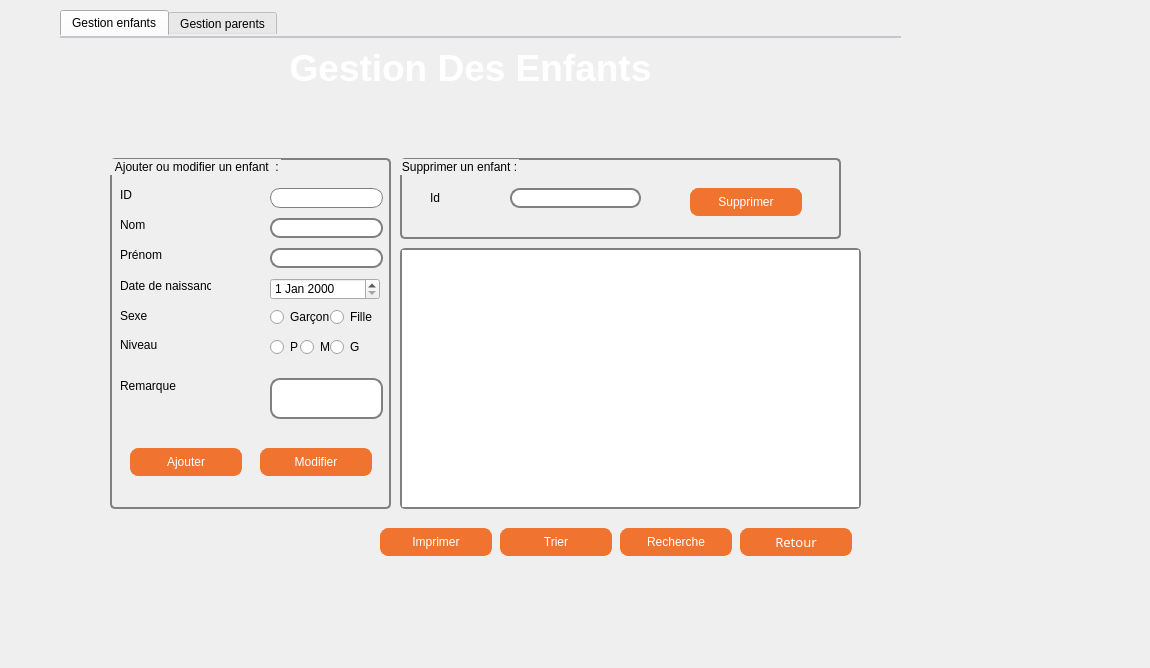
<?xml version="1.0" encoding="UTF-8"?>
<ui version="4.0">
 <class>Dialog4</class>
 <widget class="QDialog" name="Dialog4">
  <property name="geometry">
   <rect>
    <x>0</x>
    <y>0</y>
    <width>1150</width>
    <height>668</height>
   </rect>
  </property>
  <property name="windowTitle">
   <string>Dialog</string>
  </property>
  <widget class="QTabWidget" name="tabWidget">
   <property name="geometry">
    <rect>
     <x>60</x>
     <y>10</y>
     <width>841</width>
     <height>561</height>
    </rect>
   </property>
   <property name="styleSheet">
    <string notr="true">

 QTabWidget::pane { /* The tab widget frame */
     border-top: 2px solid #C2C7CB;
 }
 </string>
   </property>
   <property name="currentIndex">
    <number>0</number>
   </property>
   <widget class="QWidget" name="tab">
    <attribute name="title">
     <string>Gestion enfants</string>
    </attribute>
    <widget class="QPushButton" name="Trier_Enfant">
     <property name="geometry">
      <rect>
       <x>440</x>
       <y>490</y>
       <width>112</width>
       <height>28</height>
      </rect>
     </property>
     <property name="styleSheet">
      <string notr="true">QPushButton {
	font: 10pt &quot;Tw Cen MT Condensed Extra Bold&quot;;

color: white;
background-color: #f0742f; 
border-width: 1px;
border-color: #f0742f;
border-style: solid;
border-radius: 8;
padding: 3px;
padding-left: 5px;
padding-right: 5px;
min-width: 100px;
max-width: 100px;
min-height: 20px;
max-height: 20px;
}

QPushButton:hover
{
color :black;
}</string>
     </property>
     <property name="text">
      <string>Trier</string>
     </property>
    </widget>
    <widget class="QGroupBox" name="groupBox_3">
     <property name="geometry">
      <rect>
       <x>340</x>
       <y>120</y>
       <width>441</width>
       <height>81</height>
      </rect>
     </property>
     <property name="styleSheet">
      <string notr="true"> QGroupBox {
  
     border: 2px solid gray;
     border-radius: 5px;
     margin-top: 1ex; /* leave space at the top for the title */
 }</string>
     </property>
     <property name="title">
      <string>Supprimer un enfant :</string>
     </property>
     <widget class="QLabel" name="label_7">
      <property name="geometry">
       <rect>
        <x>30</x>
        <y>30</y>
        <width>41</width>
        <height>20</height>
       </rect>
      </property>
      <property name="text">
       <string>Id</string>
      </property>
     </widget>
     <widget class="QLineEdit" name="le_id_sup">
      <property name="geometry">
       <rect>
        <x>110</x>
        <y>30</y>
        <width>131</width>
        <height>20</height>
       </rect>
      </property>
      <property name="styleSheet">
       <string notr="true"> QLineEdit {
     border: 2px solid gray;
     border-radius: 10px;
     padding: 0 8px;

 }</string>
      </property>
     </widget>
     <widget class="QPushButton" name="Supprimer_Enfant">
      <property name="geometry">
       <rect>
        <x>290</x>
        <y>30</y>
        <width>112</width>
        <height>28</height>
       </rect>
      </property>
      <property name="styleSheet">
       <string notr="true">QPushButton {
	font: 10pt &quot;Tw Cen MT Condensed Extra Bold&quot;;

color: white;
background-color: #f0742f; 
border-width: 1px;
border-color: #f0742f;
border-style: solid;
border-radius: 8;
padding: 3px;
padding-left: 5px;
padding-right: 5px;
min-width: 100px;
max-width: 100px;
min-height: 20px;
max-height: 20px;
}

QPushButton:hover
{
color :black;
}</string>
      </property>
      <property name="text">
       <string>Supprimer</string>
      </property>
     </widget>
    </widget>
    <widget class="QGroupBox" name="groupBox_5">
     <property name="geometry">
      <rect>
       <x>50</x>
       <y>120</y>
       <width>281</width>
       <height>351</height>
      </rect>
     </property>
     <property name="styleSheet">
      <string notr="true">  
 QGroupBox {
  
     border: 2px solid gray;
     border-radius: 5px;
     margin-top: 1ex; /* leave space at the top for the title */
 }</string>
     </property>
     <property name="title">
      <string> Ajouter ou modifier un enfant  :</string>
     </property>
     <widget class="QLabel" name="label_20">
      <property name="geometry">
       <rect>
        <x>10</x>
        <y>30</y>
        <width>47</width>
        <height>14</height>
       </rect>
      </property>
      <property name="styleSheet">
       <string notr="true"> QLineEdit { color: red }</string>
      </property>
      <property name="text">
       <string>ID</string>
      </property>
     </widget>
     <widget class="QLabel" name="label_21">
      <property name="geometry">
       <rect>
        <x>10</x>
        <y>60</y>
        <width>47</width>
        <height>14</height>
       </rect>
      </property>
      <property name="text">
       <string>Nom</string>
      </property>
     </widget>
     <widget class="QLabel" name="label_22">
      <property name="geometry">
       <rect>
        <x>10</x>
        <y>90</y>
        <width>47</width>
        <height>14</height>
       </rect>
      </property>
      <property name="text">
       <string>Prénom</string>
      </property>
     </widget>
     <widget class="QLabel" name="label_23">
      <property name="geometry">
       <rect>
        <x>10</x>
        <y>180</y>
        <width>47</width>
        <height>14</height>
       </rect>
      </property>
      <property name="text">
       <string>Niveau </string>
      </property>
     </widget>
     <widget class="QLineEdit" name="le_idE">
      <property name="geometry">
       <rect>
        <x>160</x>
        <y>30</y>
        <width>113</width>
        <height>20</height>
       </rect>
      </property>
      <property name="styleSheet">
       <string notr="true"> 
QLineEdit{ 
border: 1px solid gray;
border-radius: 10px;
padding: 0 8px;
selection-background-color: darkgray;
font-size: 16px;}</string>
      </property>
     </widget>
     <widget class="QLabel" name="label_24">
      <property name="geometry">
       <rect>
        <x>10</x>
        <y>120</y>
        <width>91</width>
        <height>16</height>
       </rect>
      </property>
      <property name="text">
       <string>Date de naissance</string>
      </property>
     </widget>
     <widget class="QLineEdit" name="le_nomE">
      <property name="geometry">
       <rect>
        <x>160</x>
        <y>60</y>
        <width>113</width>
        <height>20</height>
       </rect>
      </property>
      <property name="styleSheet">
       <string notr="true"> QLineEdit {
     border: 2px solid gray;
     border-radius: 10px;
     padding: 0 8px;
 
 }</string>
      </property>
      <property name="text">
       <string/>
      </property>
     </widget>
     <widget class="QLineEdit" name="le_prenomE">
      <property name="geometry">
       <rect>
        <x>160</x>
        <y>90</y>
        <width>113</width>
        <height>20</height>
       </rect>
      </property>
      <property name="styleSheet">
       <string notr="true"> QLineEdit {
     border: 2px solid gray;
     border-radius: 10px;
     padding: 0 8px;

 }</string>
      </property>
     </widget>
     <widget class="QLabel" name="label_25">
      <property name="geometry">
       <rect>
        <x>10</x>
        <y>220</y>
        <width>61</width>
        <height>16</height>
       </rect>
      </property>
      <property name="text">
       <string>Remarque</string>
      </property>
     </widget>
     <widget class="QLineEdit" name="le_remq">
      <property name="geometry">
       <rect>
        <x>160</x>
        <y>220</y>
        <width>113</width>
        <height>41</height>
       </rect>
      </property>
      <property name="styleSheet">
       <string notr="true"> QLineEdit {
     border: 2px solid gray;
     border-radius: 10px;
     padding: 0 8px;

 }</string>
      </property>
     </widget>
     <widget class="QLabel" name="label_26">
      <property name="geometry">
       <rect>
        <x>10</x>
        <y>150</y>
        <width>91</width>
        <height>16</height>
       </rect>
      </property>
      <property name="text">
       <string>Sexe</string>
      </property>
     </widget>
     <widget class="QRadioButton" name="rad1">
      <property name="geometry">
       <rect>
        <x>160</x>
        <y>150</y>
        <width>61</width>
        <height>18</height>
       </rect>
      </property>
      <property name="styleSheet">
       <string notr="true"> QCheckBox {
     spacing: 5px;
 }</string>
      </property>
      <property name="text">
       <string>Garçon</string>
      </property>
     </widget>
     <widget class="QRadioButton" name="rad2">
      <property name="geometry">
       <rect>
        <x>220</x>
        <y>150</y>
        <width>61</width>
        <height>18</height>
       </rect>
      </property>
      <property name="text">
       <string>Fille</string>
      </property>
     </widget>
     <widget class="QRadioButton" name="rad3">
      <property name="geometry">
       <rect>
        <x>160</x>
        <y>180</y>
        <width>31</width>
        <height>18</height>
       </rect>
      </property>
      <property name="text">
       <string>P</string>
      </property>
     </widget>
     <widget class="QRadioButton" name="rad4">
      <property name="geometry">
       <rect>
        <x>190</x>
        <y>180</y>
        <width>31</width>
        <height>18</height>
       </rect>
      </property>
      <property name="text">
       <string>M</string>
      </property>
     </widget>
     <widget class="QRadioButton" name="rad5">
      <property name="geometry">
       <rect>
        <x>220</x>
        <y>180</y>
        <width>31</width>
        <height>18</height>
       </rect>
      </property>
      <property name="text">
       <string>G</string>
      </property>
     </widget>
     <widget class="QDateEdit" name="la_date">
      <property name="geometry">
       <rect>
        <x>160</x>
        <y>120</y>
        <width>110</width>
        <height>22</height>
       </rect>
      </property>
     </widget>
     <widget class="QPushButton" name="ajouter_enfant">
      <property name="geometry">
       <rect>
        <x>20</x>
        <y>290</y>
        <width>112</width>
        <height>28</height>
       </rect>
      </property>
      <property name="styleSheet">
       <string notr="true">QPushButton {
	font: 10pt &quot;Tw Cen MT Condensed Extra Bold&quot;;

color: white;
background-color: #f0742f; 
border-width: 1px;
border-color: #f0742f;
border-style: solid;
border-radius: 8;
padding: 3px;
padding-left: 5px;
padding-right: 5px;
min-width: 100px;
max-width: 100px;
min-height: 20px;
max-height: 20px;
}

QPushButton:hover
{
color :black;
}</string>
      </property>
      <property name="text">
       <string>Ajouter</string>
      </property>
     </widget>
     <widget class="QPushButton" name="Modifier_Enfant">
      <property name="geometry">
       <rect>
        <x>150</x>
        <y>290</y>
        <width>112</width>
        <height>28</height>
       </rect>
      </property>
      <property name="styleSheet">
       <string notr="true">QPushButton {
	font: 10pt &quot;Tw Cen MT Condensed Extra Bold&quot;;

color: white;
background-color: #f0742f; 
border-width: 1px;
border-color: #f0742f;
border-style: solid;
border-radius: 8;
padding: 3px;
padding-left: 5px;
padding-right: 5px;
min-width: 100px;
max-width: 100px;
min-height: 20px;
max-height: 20px;
}

QPushButton:hover
{
color :black;
}</string>
      </property>
      <property name="text">
       <string>Modifier</string>
      </property>
     </widget>
    </widget>
    <widget class="QTableView" name="tabEnfant">
     <property name="geometry">
      <rect>
       <x>340</x>
       <y>210</y>
       <width>461</width>
       <height>261</height>
      </rect>
     </property>
     <property name="styleSheet">
      <string notr="true">
QTableView {
     
   
       
       border: 2px solid gray;
       border-radius: 5px;
}</string>
     </property>
    </widget>
    <widget class="QLabel" name="label_13">
     <property name="geometry">
      <rect>
       <x>180</x>
       <y>0</y>
       <width>461</width>
       <height>61</height>
      </rect>
     </property>
     <property name="text">
      <string>&lt;html&gt;&lt;head/&gt;&lt;body&gt;&lt;p align=&quot;center&quot;&gt;&lt;span style=&quot; font-size:28pt; font-weight:600; color:#ffffff;&quot;&gt;Gestion Des Enfants&lt;/span&gt;&lt;/p&gt;&lt;/body&gt;&lt;/html&gt;</string>
     </property>
    </widget>
    <widget class="QPushButton" name="retour_2">
     <property name="geometry">
      <rect>
       <x>680</x>
       <y>490</y>
       <width>112</width>
       <height>28</height>
      </rect>
     </property>
     <property name="font">
      <font>
       <family>Tw Cen MT Condensed Extra Bold</family>
       <pointsize>10</pointsize>
       <weight>50</weight>
       <italic>false</italic>
       <bold>false</bold>
      </font>
     </property>
     <property name="toolTip">
      <string>&lt;html&gt;&lt;head/&gt;&lt;body&gt;&lt;p&gt;&lt;span style=&quot; font-weight:600;&quot;&gt;retour&lt;/span&gt;&lt;/p&gt;&lt;/body&gt;&lt;/html&gt;</string>
     </property>
     <property name="styleSheet">
      <string notr="true">QPushButton {
	font: 10pt &quot;Tw Cen MT Condensed Extra Bold&quot;;

color: white;
background-color: #f0742f; 
border-width: 1px;
border-color: #f0742f;
border-style: solid;
border-radius: 8;
padding: 3px;
padding-left: 5px;
padding-right: 5px;
min-width: 100px;
max-width: 100px;
min-height: 20px;
max-height: 20px;
}

QPushButton:hover
{
color :black;
}</string>
     </property>
     <property name="text">
      <string>Retour</string>
     </property>
    </widget>
    <widget class="QPushButton" name="Recherche_Enfant">
     <property name="geometry">
      <rect>
       <x>560</x>
       <y>490</y>
       <width>112</width>
       <height>28</height>
      </rect>
     </property>
     <property name="styleSheet">
      <string notr="true">QPushButton {
	font: 10pt &quot;Tw Cen MT Condensed Extra Bold&quot;;

color: white;
background-color: #f0742f; 
border-width: 1px;
border-color: #f0742f;
border-style: solid;
border-radius: 8;
padding: 3px;
padding-left: 5px;
padding-right: 5px;
min-width: 100px;
max-width: 100px;
min-height: 20px;
max-height: 20px;
}

QPushButton:hover
{
color :black;
}</string>
     </property>
     <property name="text">
      <string>Recherche</string>
     </property>
    </widget>
    <widget class="QPushButton" name="imprimerRButton_2">
     <property name="geometry">
      <rect>
       <x>320</x>
       <y>490</y>
       <width>112</width>
       <height>28</height>
      </rect>
     </property>
     <property name="styleSheet">
      <string notr="true">QPushButton {
	font: 10pt &quot;Tw Cen MT Condensed Extra Bold&quot;;

color: white;
background-color: #f0742f; 
border-width: 1px;
border-color: #f0742f;
border-style: solid;
border-radius: 8;
padding: 3px;
padding-left: 5px;
padding-right: 5px;
min-width: 100px;
max-width: 100px;
min-height: 20px;
max-height: 20px;
}

QPushButton:hover
{
color :black;
}</string>
     </property>
     <property name="text">
      <string>Imprimer</string>
     </property>
    </widget>
   </widget>
   <widget class="QWidget" name="widget">
    <attribute name="title">
     <string>Gestion parents</string>
    </attribute>
    <widget class="QTableView" name="tabParent">
     <property name="geometry">
      <rect>
       <x>370</x>
       <y>210</y>
       <width>401</width>
       <height>261</height>
      </rect>
     </property>
     <property name="styleSheet">
      <string notr="true">
QTableView {

       
        font: 1em;
      
       border: 2px solid gray;
       border-radius: 5px;
}</string>
     </property>
    </widget>
    <widget class="QGroupBox" name="groupBox_6">
     <property name="geometry">
      <rect>
       <x>370</x>
       <y>120</y>
       <width>401</width>
       <height>81</height>
      </rect>
     </property>
     <property name="styleSheet">
      <string notr="true"> QGroupBox {
  
     border: 2px solid gray;
     border-radius: 5px;
     margin-top: 1ex; /* leave space at the top for the title */
 }
 QLineEdit {
     border: 2px solid gray;
     border-radius: 10px;
     padding: 0 8px;
 
 }</string>
     </property>
     <property name="title">
      <string>Supprimer parent/s par Id </string>
     </property>
     <widget class="QLabel" name="label_28">
      <property name="geometry">
       <rect>
        <x>10</x>
        <y>30</y>
        <width>47</width>
        <height>14</height>
       </rect>
      </property>
      <property name="text">
       <string>Id :</string>
      </property>
     </widget>
     <widget class="QLineEdit" name="le_idp_sup">
      <property name="geometry">
       <rect>
        <x>40</x>
        <y>30</y>
        <width>113</width>
        <height>20</height>
       </rect>
      </property>
     </widget>
     <widget class="QPushButton" name="Supprimer_Parent">
      <property name="geometry">
       <rect>
        <x>220</x>
        <y>30</y>
        <width>112</width>
        <height>28</height>
       </rect>
      </property>
      <property name="styleSheet">
       <string notr="true">QPushButton {
	font: 10pt &quot;Tw Cen MT Condensed Extra Bold&quot;;

color: white;
background-color: #f0742f; 
border-width: 1px;
border-color: #f0742f;
border-style: solid;
border-radius: 8;
padding: 3px;
padding-left: 5px;
padding-right: 5px;
min-width: 100px;
max-width: 100px;
min-height: 20px;
max-height: 20px;
}

QPushButton:hover
{
color :black;
}</string>
      </property>
      <property name="text">
       <string>Supprimer</string>
      </property>
     </widget>
    </widget>
    <widget class="QGroupBox" name="groupBox_4">
     <property name="geometry">
      <rect>
       <x>80</x>
       <y>120</y>
       <width>271</width>
       <height>351</height>
      </rect>
     </property>
     <property name="styleSheet">
      <string notr="true"> QGroupBox {
  
     border: 2px solid gray;
     border-radius: 5px;
     margin-top: 1ex; /* leave space at the top for the title */
 }
 QLineEdit {
     border: 2px solid gray;
     border-radius: 10px;
     padding: 0 8px;
 
 }</string>
     </property>
     <property name="title">
      <string>Ajouter ou Modifier un parent </string>
     </property>
     <widget class="QLabel" name="label_8">
      <property name="geometry">
       <rect>
        <x>10</x>
        <y>30</y>
        <width>47</width>
        <height>14</height>
       </rect>
      </property>
      <property name="text">
       <string>Idp</string>
      </property>
     </widget>
     <widget class="QLabel" name="label_9">
      <property name="geometry">
       <rect>
        <x>10</x>
        <y>60</y>
        <width>47</width>
        <height>14</height>
       </rect>
      </property>
      <property name="text">
       <string>Nom_p</string>
      </property>
     </widget>
     <widget class="QLabel" name="label_10">
      <property name="geometry">
       <rect>
        <x>10</x>
        <y>90</y>
        <width>61</width>
        <height>16</height>
       </rect>
      </property>
      <property name="text">
       <string>Prénom_p</string>
      </property>
     </widget>
     <widget class="QLabel" name="label_11">
      <property name="geometry">
       <rect>
        <x>10</x>
        <y>120</y>
        <width>121</width>
        <height>16</height>
       </rect>
      </property>
      <property name="text">
       <string>Numéro de telephone</string>
      </property>
     </widget>
     <widget class="QLabel" name="label_12">
      <property name="geometry">
       <rect>
        <x>10</x>
        <y>150</y>
        <width>121</width>
        <height>16</height>
       </rect>
      </property>
      <property name="text">
       <string>Adresse</string>
      </property>
     </widget>
     <widget class="QLabel" name="label_27">
      <property name="geometry">
       <rect>
        <x>10</x>
        <y>180</y>
        <width>81</width>
        <height>16</height>
       </rect>
      </property>
      <property name="text">
       <string>Relation</string>
      </property>
     </widget>
     <widget class="QLineEdit" name="le_idP">
      <property name="geometry">
       <rect>
        <x>150</x>
        <y>30</y>
        <width>113</width>
        <height>20</height>
       </rect>
      </property>
      <property name="styleSheet">
       <string notr="true"> QLineEdit {
     border: 2px solid gray;
     border-radius: 10px;
     padding: 0 8px;
     background: darkgray;
     selection-background-color: darkgray;
 }</string>
      </property>
     </widget>
     <widget class="QLineEdit" name="le_nomP">
      <property name="geometry">
       <rect>
        <x>150</x>
        <y>60</y>
        <width>113</width>
        <height>20</height>
       </rect>
      </property>
     </widget>
     <widget class="QLineEdit" name="le_prenomP">
      <property name="geometry">
       <rect>
        <x>150</x>
        <y>90</y>
        <width>113</width>
        <height>20</height>
       </rect>
      </property>
     </widget>
     <widget class="QLineEdit" name="le_num">
      <property name="geometry">
       <rect>
        <x>150</x>
        <y>120</y>
        <width>113</width>
        <height>20</height>
       </rect>
      </property>
     </widget>
     <widget class="QLineEdit" name="le_add">
      <property name="geometry">
       <rect>
        <x>150</x>
        <y>150</y>
        <width>113</width>
        <height>20</height>
       </rect>
      </property>
     </widget>
     <widget class="QPushButton" name="OK">
      <property name="geometry">
       <rect>
        <x>180</x>
        <y>210</y>
        <width>41</width>
        <height>23</height>
       </rect>
      </property>
      <property name="text">
       <string>OK</string>
      </property>
     </widget>
     <widget class="QWidget" name="layoutWidget">
      <property name="geometry">
       <rect>
        <x>150</x>
        <y>180</y>
        <width>107</width>
        <height>20</height>
       </rect>
      </property>
      <layout class="QHBoxLayout" name="horizontalLayout">
       <item>
        <widget class="QRadioButton" name="radM">
         <property name="text">
          <string>Mère</string>
         </property>
        </widget>
       </item>
       <item>
        <widget class="QRadioButton" name="radP">
         <property name="text">
          <string>Père</string>
         </property>
         <property name="checked">
          <bool>true</bool>
         </property>
        </widget>
       </item>
      </layout>
     </widget>
     <widget class="QPushButton" name="Ajouter_Parent">
      <property name="geometry">
       <rect>
        <x>10</x>
        <y>270</y>
        <width>112</width>
        <height>28</height>
       </rect>
      </property>
      <property name="styleSheet">
       <string notr="true">QPushButton {
	font: 10pt &quot;Tw Cen MT Condensed Extra Bold&quot;;

color: white;
background-color: #f0742f; 
border-width: 1px;
border-color: #f0742f;
border-style: solid;
border-radius: 8;
padding: 3px;
padding-left: 5px;
padding-right: 5px;
min-width: 100px;
max-width: 100px;
min-height: 20px;
max-height: 20px;
}

QPushButton:hover
{
color :black;
}</string>
      </property>
      <property name="text">
       <string>Ajouter</string>
      </property>
     </widget>
     <widget class="QPushButton" name="Modifier_Parent">
      <property name="geometry">
       <rect>
        <x>130</x>
        <y>270</y>
        <width>112</width>
        <height>28</height>
       </rect>
      </property>
      <property name="styleSheet">
       <string notr="true">QPushButton {
	font: 10pt &quot;Tw Cen MT Condensed Extra Bold&quot;;

color: white;
background-color: #f0742f; 
border-width: 1px;
border-color: #f0742f;
border-style: solid;
border-radius: 8;
padding: 3px;
padding-left: 5px;
padding-right: 5px;
min-width: 100px;
max-width: 100px;
min-height: 20px;
max-height: 20px;
}

QPushButton:hover
{
color :black;
}</string>
      </property>
      <property name="text">
       <string>Modifier</string>
      </property>
     </widget>
    </widget>
    <widget class="QPushButton" name="Afficher_Parent">
     <property name="geometry">
      <rect>
       <x>500</x>
       <y>490</y>
       <width>112</width>
       <height>28</height>
      </rect>
     </property>
     <property name="styleSheet">
      <string notr="true">QPushButton {
	font: 10pt &quot;Tw Cen MT Condensed Extra Bold&quot;;

color: white;
background-color: #f0742f; 
border-width: 1px;
border-color: #f0742f;
border-style: solid;
border-radius: 8;
padding: 3px;
padding-left: 5px;
padding-right: 5px;
min-width: 100px;
max-width: 100px;
min-height: 20px;
max-height: 20px;
}

QPushButton:hover
{
color :black;
}</string>
     </property>
     <property name="text">
      <string>Afficher</string>
     </property>
    </widget>
    <widget class="QPushButton" name="retour">
     <property name="geometry">
      <rect>
       <x>630</x>
       <y>490</y>
       <width>112</width>
       <height>28</height>
      </rect>
     </property>
     <property name="font">
      <font>
       <family>Tw Cen MT Condensed Extra Bold</family>
       <pointsize>10</pointsize>
       <weight>50</weight>
       <italic>false</italic>
       <bold>false</bold>
      </font>
     </property>
     <property name="toolTip">
      <string>&lt;html&gt;&lt;head/&gt;&lt;body&gt;&lt;p&gt;&lt;span style=&quot; font-weight:600;&quot;&gt;retour&lt;/span&gt;&lt;/p&gt;&lt;/body&gt;&lt;/html&gt;</string>
     </property>
     <property name="styleSheet">
      <string notr="true">QPushButton {
	font: 10pt &quot;Tw Cen MT Condensed Extra Bold&quot;;

color: white;
background-color: #f0742f; 
border-width: 1px;
border-color: #f0742f;
border-style: solid;
border-radius: 8;
padding: 3px;
padding-left: 5px;
padding-right: 5px;
min-width: 100px;
max-width: 100px;
min-height: 20px;
max-height: 20px;
}

QPushButton:hover
{
color :black;
}</string>
     </property>
     <property name="text">
      <string>Retour</string>
     </property>
    </widget>
    <widget class="QLabel" name="label_14">
     <property name="geometry">
      <rect>
       <x>180</x>
       <y>0</y>
       <width>461</width>
       <height>61</height>
      </rect>
     </property>
     <property name="text">
      <string>&lt;html&gt;&lt;head/&gt;&lt;body&gt;&lt;p align=&quot;center&quot;&gt;&lt;span style=&quot; font-size:28pt; font-weight:600; color:#ffffff;&quot;&gt;Gestion Des Parents&lt;/span&gt;&lt;/p&gt;&lt;/body&gt;&lt;/html&gt;</string>
     </property>
    </widget>
    <widget class="QPushButton" name="Recherche_p">
     <property name="geometry">
      <rect>
       <x>380</x>
       <y>490</y>
       <width>112</width>
       <height>28</height>
      </rect>
     </property>
     <property name="styleSheet">
      <string notr="true">QPushButton {
	font: 10pt &quot;Tw Cen MT Condensed Extra Bold&quot;;

color: white;
background-color: #f0742f; 
border-width: 1px;
border-color: #f0742f;
border-style: solid;
border-radius: 8;
padding: 3px;
padding-left: 5px;
padding-right: 5px;
min-width: 100px;
max-width: 100px;
min-height: 20px;
max-height: 20px;
}

QPushButton:hover
{
color :black;
}</string>
     </property>
     <property name="text">
      <string>Recherche</string>
     </property>
    </widget>
   </widget>
  </widget>
 </widget>
 <resources/>
 <connections/>
</ui>
